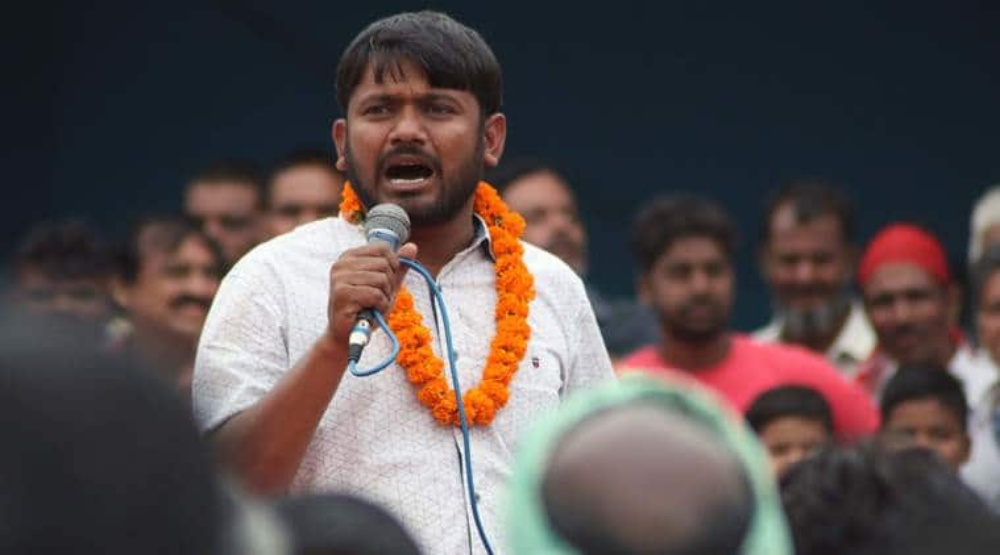
#> input picture scripts for training data/images_resized/0.jpg, 1000 x 555 px; its folder holds 4 pictures in this run
$ python face_from_image.py
#> lines starting #> are read from the running program, lines starting #| are printed output that depends on the picture
import numpy as np
import cv2

face_cascade = cv2.CascadeClassifier('cascades/data/haarcascade_frontalface_alt2.xml')
for i in range(0,21):
	img = cv2.imread('images_resized/'+str(i)+'.jpg')
#> img is the input picture: shape (555, 1000, 3); mean B, G, R 78, 77.9, 87.8
	gray = cv2.cvtColor(img, cv2.COLOR_BGR2GRAY)
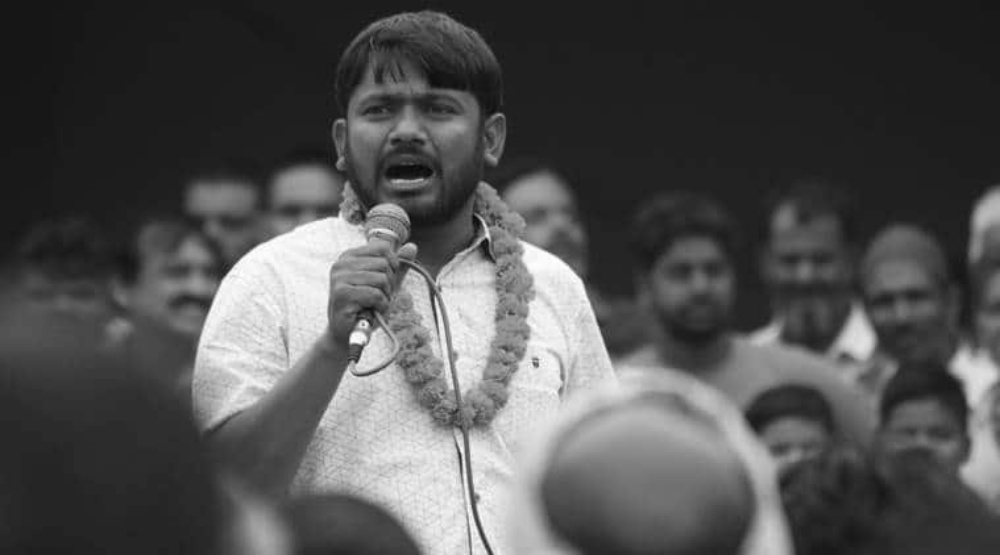
#> gray: shape (555, 1000); min 6, max 255, mean 80.8
	faces = face_cascade.detectMultiScale(gray, 1.3, 5)
#> faces = [[653, 237, 91, 91], [856, 264, 89, 89], [880, 401, 80, 80], [334, 54, 144, 144]]
	for (x,y,w,h) in faces:
	    roi_color = img[y-50:y+h+50, x-50:x+w+50]
#> this loop made 4 passes
#> pass 1, `roi_color = img[y-50:y+h+50, x-50:x+w+50]`:
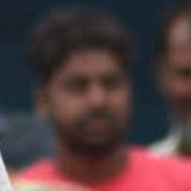
#> roi_color: shape (191, 191, 3); mean B, G, R 61.9, 59.3, 81.2
#> pass 2, `roi_color = img[y-50:y+h+50, x-50:x+w+50]`:
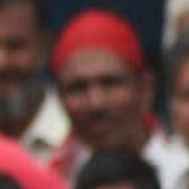
#> roi_color: shape (189, 189, 3); mean B, G, R 68.3, 70, 103.9
#> pass 3, `roi_color = img[y-50:y+h+50, x-50:x+w+50]`:
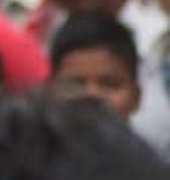
#> roi_color: shape (180, 170, 3); mean B, G, R 79.1, 78, 98.9
	img_item = 'images_detected/'+str(i)+'.png'
	cv2.imwrite(img_item, roi_color)
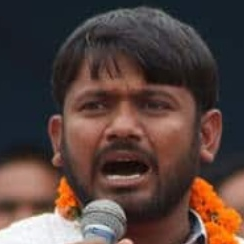
#> saved as 0.png: shape (244, 244, 3); mean B, G, R 61.8, 66.9, 86.3
	cv2.waitKey(0)
	cv2.destroyAllWindows()
#> pass 2 of the loop `for i in range(0,21):`:
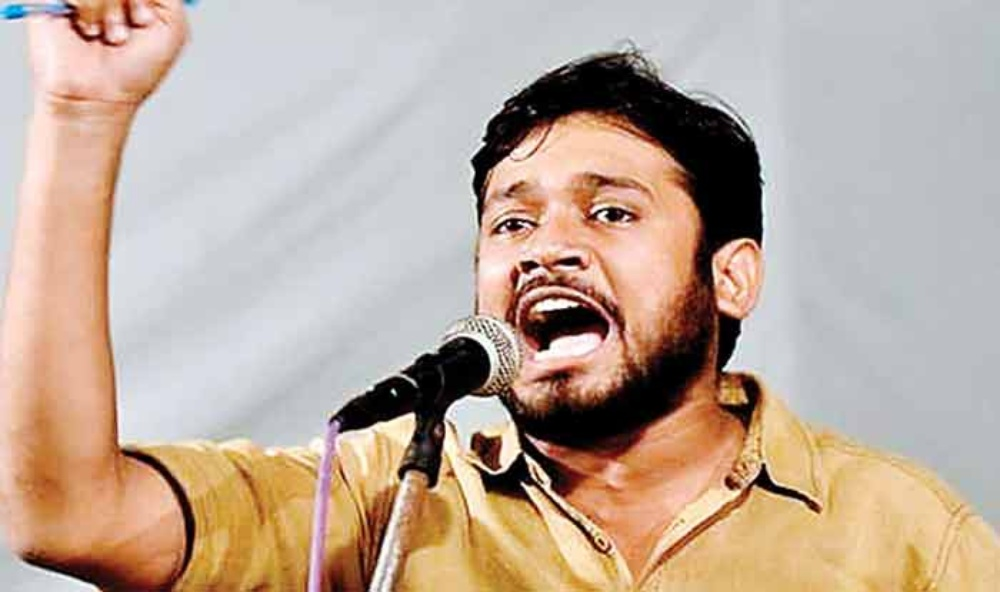
#> input picture scripts for training data/images_resized/1.jpg, 1000 x 592 px
#> img is the input picture: shape (592, 1000, 3); mean B, G, R 155.3, 170.2, 190.2
#> `gray = cv2.cvtColor(img, cv2.COLOR_BGR2GRAY)`:
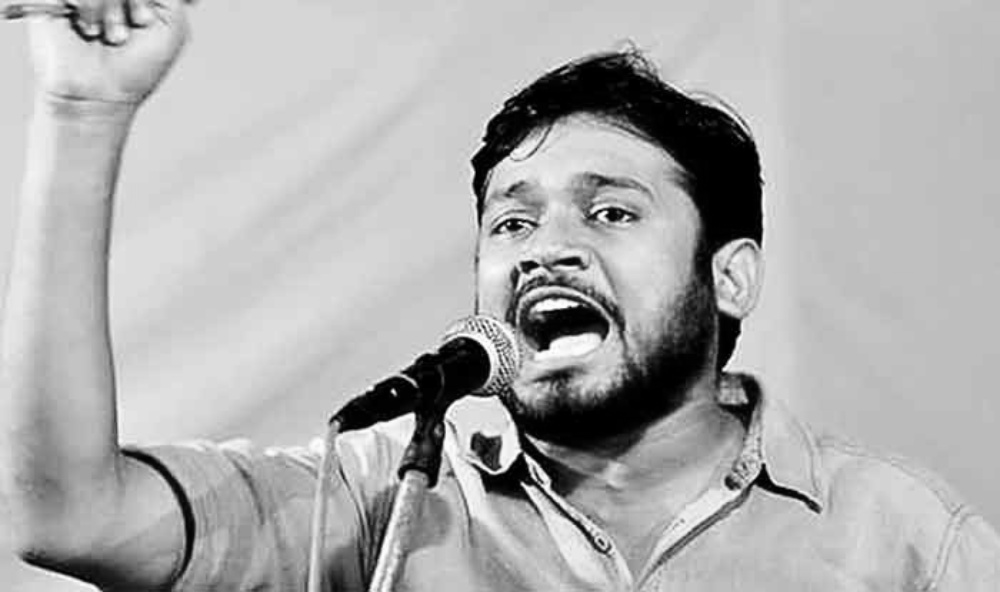
#> gray: shape (592, 1000); min 0, max 255, mean 174.6
#> faces = [[432, 104, 270, 270]]
#> the loop `for (x,y,w,h) in faces:` made 1 pass
#> pass 1, `roi_color = img[y-50:y+h+50, x-50:x+w+50]`:
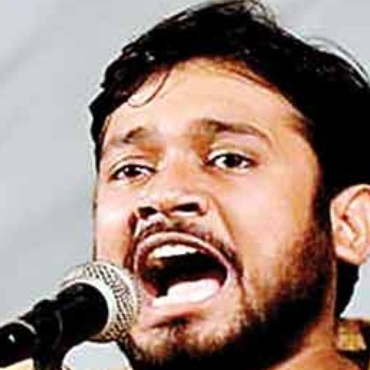
#> roi_color: shape (370, 370, 3); mean B, G, R 119.3, 128.8, 151.8
#> pass 3 of the loop `for i in range(0,21):`:
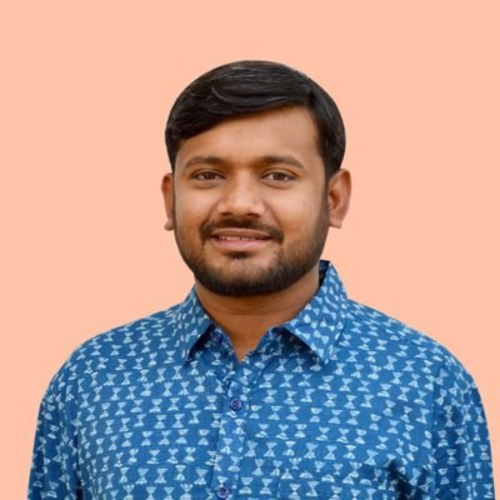
#> input picture scripts for training data/images_resized/2.jpg, 1000 x 1000 px (shown at 1/2 size)
#> img is the input picture: shape (1000, 1000, 3); mean B, G, R 152.4, 154.4, 175.4
#> `gray = cv2.cvtColor(img, cv2.COLOR_BGR2GRAY)`:
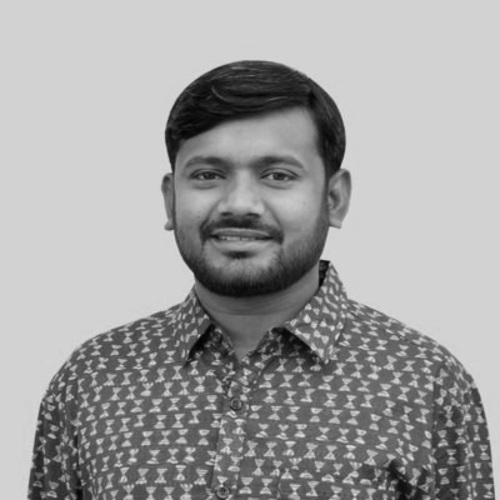
#> gray: shape (1000, 1000) (shown at 1/2 size); min 1, max 230, mean 160.5
#> faces = [[315, 217, 343, 343]]
#> the loop `for (x,y,w,h) in faces:` made 1 pass
#> pass 1, `roi_color = img[y-50:y+h+50, x-50:x+w+50]`:
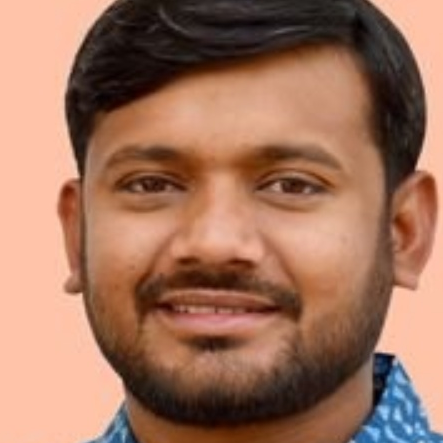
#> roi_color: shape (443, 443, 3); mean B, G, R 93.8, 115.1, 159.7
#> (the run stopped early here; a loop or call above may not have finished)
